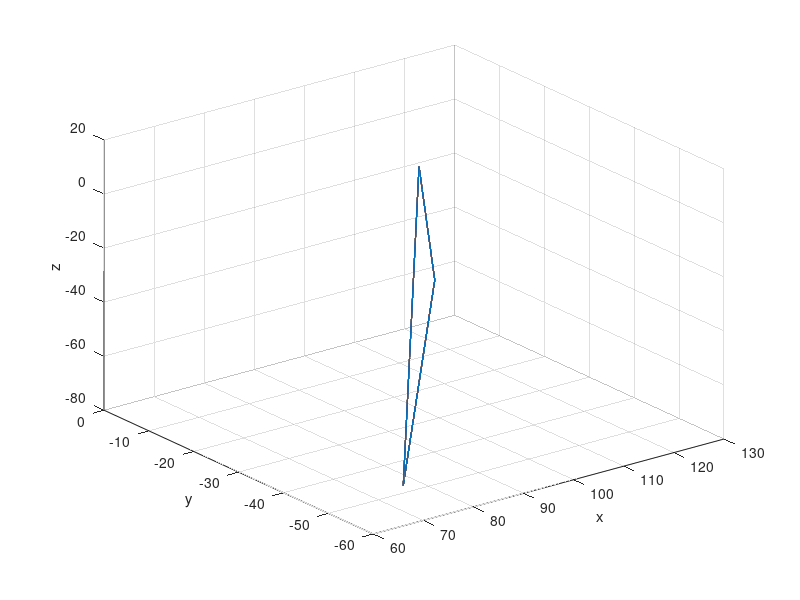

The MATLAB script that drew this image:
rate = 5;
rate1 = (rate + 1);
rate2 = ((rate * 2) + 1);
rate3 = ((rate * 3) + 1);
rate4 = ((rate * 4) + 1);
coxa = 77;  %30
femur = 49;
posisiAwal = ((coxa + femur) / 1);  %1.5

%-----------------ubah disini-----------------
Zoff = -45;
posisiX = posisiAwal;
%posisiY = posisiAwal;
posisiY = 0;
posisiZ = Zoff - 20;
lebarLangkah = 60;  %lebar langkah dibagi rate*2 harus bulat 40 4 32 //harus bulat agar stabil
tinggiLangkah = 80;
%----------------------------------------------

jumlahPosisiKaki = ((rate * 2) + 1);
posisi = jumlahPosisiKaki;
gerakan = 1;
langkahDatar = lebarLangkah / (rate * 2);
langkahNaik = (tinggiLangkah / rate);
x = zeros(1, 50);
y = zeros(1, 50);
z = zeros(1, 50);

for i = 1: 1: 50
    if gerakan == 0  %gerak segitiga
       if posisi < rate1  %(rate+1))
         posisiX = posisiX +  langkahDatar;
         posisiY = posisiY + langkahDatar;
         posisiZ = posisiZ + langkahNaik;
         posisi = posisi + 1;
       elseif posisi >= rate1 && posisi < rate2  %leg[idLeg].posisi>=(rate+1) && leg[idLeg].posisi<((rate*2)+1)
         posisiX = posisiX +  langkahDatar;
         posisiY = posisiY + langkahDatar;
         posisiZ = posisiZ - langkahNaik;
         posisi = posisi + 1;
       end
       if posisi == rate2 
         gerakan = 1;
       end
    elseif gerakan == 1 %dorong
       if posisi > 1 
         posisiX = posisiX -  langkahDatar;
         posisiY = posisiY - langkahDatar;
         posisi = posisi - 1;
       end
       if posisi == 1 
         gerakan = 0;
       end
    end
    y(i,:) = posisiY;
    x(i,:) = posisiX;
    z(i,:) = posisiZ;
end
plot3(x, y, z);
grid
xlabel('x')
ylabel('y')
zlabel('z')